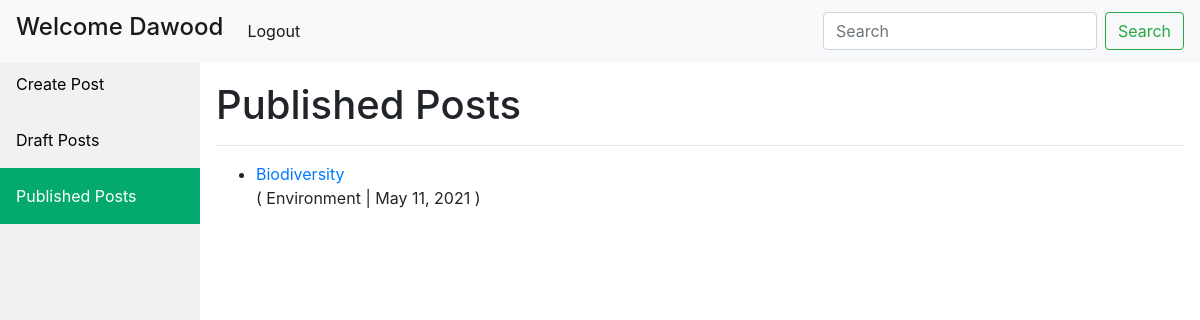
The app's page /post/ (signed in) with its own data.
### blog/models.py (models this page shows, shortened)
class Post(models.Model):
    title = models.CharField(max_length=200, unique=True)
    owner = models.ForeignKey(settings.AUTH_USER_MODEL , on_delete=models.CASCADE)
    category = models.ForeignKey('Category', on_delete=models.CASCADE)
    slug = models.SlugField(max_length=200, unique=True)
    updated_on = models.DateTimeField(auto_now= True)
    content = RichTextField(blank=True, null=True)
    created_on = models.DateTimeField(auto_now_add=True)
    status = models.IntegerField(choices=STATUS, default=0)
    class Meta:
        ordering = ['-created_on']

class Category(models.Model):
    name = models.CharField(max_length = 200)
    def __str__(self):
        return self.name
    class Meta:
         verbose_name_plural = "Categories"

### blog/views.py (the view)
# urls.py: path('post/',views.author_panel ,name= 'author_panel'),
@login_required
def author_panel(request):
    posts = Post.objects.filter(owner=request.user, status=1)
    owners = Post.objects.filter(owner=request.user, status=1)[:1]
    context = {
        "posts": posts,
        "owners": owners,
    }
    return render(request, "blog/author_panel.html", context)

### blog/templates/blog/author_panel.html (shortened to what this page needs)
{%extends 'base1.html'%}
{%block head%}
<head>
</head>
{%endblock%}
  {%block owner%}
  {% for owner in owners %}
      <h4> Welcome {{ owner.owner }}</h4>
  {%endfor%}
  {% endblock %}
    {%block content%}
    <h1>Published Posts</h1><br>
    <h1>Published Posts</h1><hr>
    {% for post in posts %}
    <ul>
      <li>
          <a href="{% url 'blog:post_detail' post.slug %}">{{ post.title }}</a> <br>( {{post.category}} | {{post.created_on |date }} )
      </li>
    </ul>
    {%endfor%}
    {%endblock%}

### records on screen
Post: owner "Dawood", title "Biodiversity", category "Environment", created_on "May 11, 2021"
